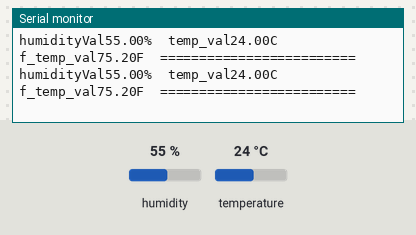
Simulated run of this sketch. Board: Arduino Uno, built with avr-gcc and run on an emulated ATmega328P. Parts: the last lines printed to the serial monitor. Inputs (shaded band) come from the test bench; at power-on: temperature 24 °C, humidity 55 %.

Above: at 2.8 s.
2.9 s: temperature set to 41 °C
At 4.33 s:
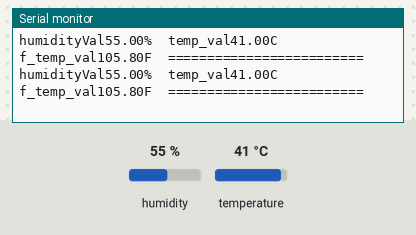
9.0 s: temperature set to 12 °C
At 9.04 s:
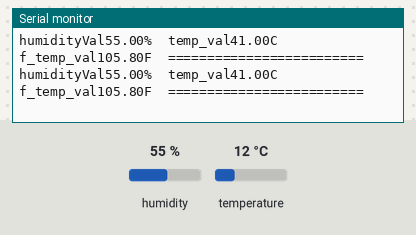
15.1 s: humidity set to 22 %
At 15.14 s:
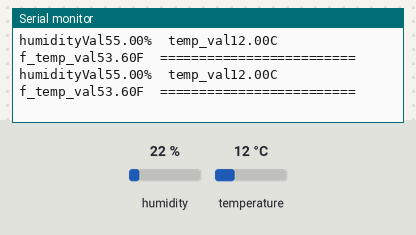
21.2 s: temperature set to 41 °C
At 21.23 s:
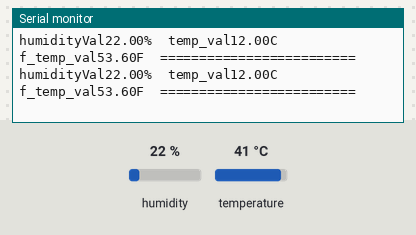
27.3 s: temperature set to 19 °C
At 27.37 s:
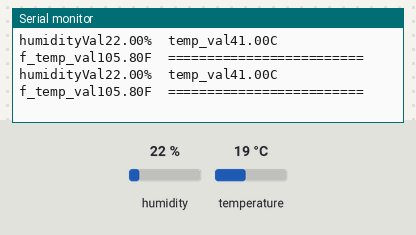
Timing chart, 0 to 30.3 s (numbered marks = the images above; inputs shaded):
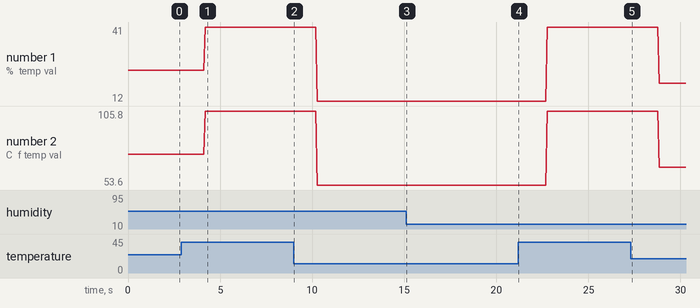

Measured:
- after the input at 2.9 s, the serial monitor: prints a new line after 1.3 s (image 1)
- plotted number 1: 24 → 41 after the input at 2.9 s, 41 → 12 after the input at 9.0 s, 12 → 41 after the input at 21.2 s, 41 → 19 after the input at 27.3 s
- plotted number 2: 75.2 → 105.8 after the input at 2.9 s, 105.8 → 53.6 after the input at 9.0 s, 53.6 → 105.8 after the input at 21.2 s, 105.8 → 66.2 after the input at 27.3 s

The sketch:

dht11Test.ino
```cpp
#include "DHT.h"
#define DHTTYPE DHT11
#define DHTPIN A1
DHT mydhtll (DHTPIN,DHTTYPE); //DHT11 객체 생성
void setup() {
  Serial.begin(9600);
  mydhtll.begin();
}

void loop() {
  float humidityVal = mydhtll.readHumidity(); // 습도 측정
  float temp_val = mydhtll.readTemperature(); // 섭씨온도측정
  float f_temp_val = mydhtll.readTemperature(true); // 화씨온도측정
  if(isnan(humidityVal) || isnan(temp_val) || isnan(f_temp_val) ) {
    Serial.println("Fail");
    return;// 현재작업종료
  }
  Serial.print("humidityVal");
  Serial.print(humidityVal);
  Serial.print("%\t");
  Serial.print("temp_val");
  Serial.print(temp_val );
  Serial.print("C\t");
  Serial.print("f_temp_val");
  Serial.print(f_temp_val);
  Serial.print("F\t");
  Serial.println("=========================");
}
```
